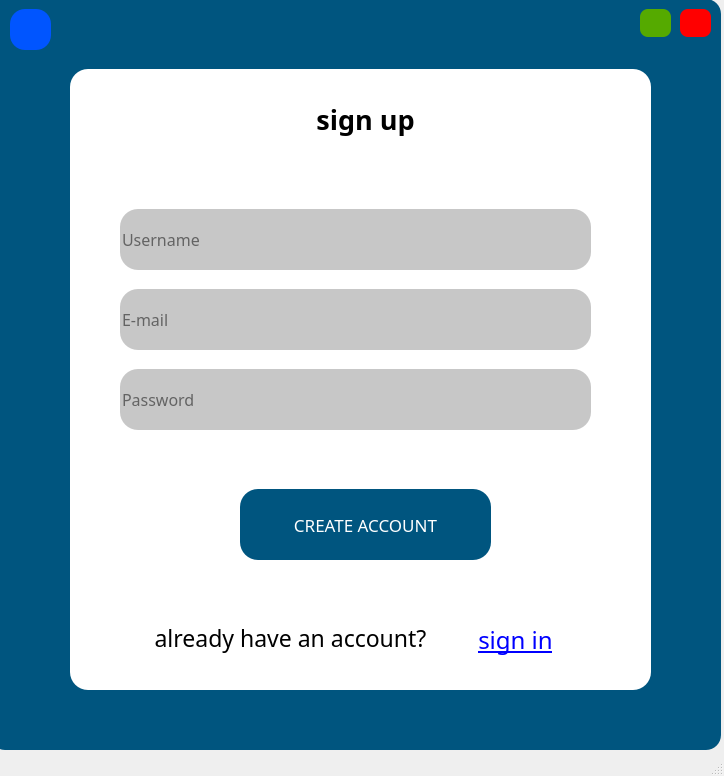
<?xml version="1.0" encoding="UTF-8"?>
<ui version="4.0">
 <class>signup</class>
 <widget class="QMainWindow" name="signup">
  <property name="geometry">
   <rect>
    <x>0</x>
    <y>0</y>
    <width>724</width>
    <height>776</height>
   </rect>
  </property>
  <property name="windowTitle">
   <string>MainWindow</string>
  </property>
  <widget class="QWidget" name="centralwidget">
   <widget class="QFrame" name="frame">
    <property name="geometry">
     <rect>
      <x>-10</x>
      <y>-1</y>
      <width>731</width>
      <height>751</height>
     </rect>
    </property>
    <property name="styleSheet">
     <string notr="true">background-color: rgb(0, 85, 127);
border-radius:15px;</string>
    </property>
    <property name="frameShape">
     <enum>QFrame::StyledPanel</enum>
    </property>
    <property name="frameShadow">
     <enum>QFrame::Raised</enum>
    </property>
    <widget class="QFrame" name="frame_2">
     <property name="geometry">
      <rect>
       <x>80</x>
       <y>70</y>
       <width>581</width>
       <height>621</height>
      </rect>
     </property>
     <property name="font">
      <font>
       <stylestrategy>PreferDefault</stylestrategy>
      </font>
     </property>
     <property name="whatsThis">
      <string/>
     </property>
     <property name="styleSheet">
      <string notr="true">background-color: rgb(255, 255, 255);
border-radius:18px;</string>
     </property>
     <property name="frameShape">
      <enum>QFrame::StyledPanel</enum>
     </property>
     <property name="frameShadow">
      <enum>QFrame::Raised</enum>
     </property>
     <widget class="QLabel" name="label">
      <property name="geometry">
       <rect>
        <x>30</x>
        <y>530</y>
        <width>381</width>
        <height>78</height>
       </rect>
      </property>
      <property name="font">
       <font>
        <family>Segoe UI Light</family>
        <pointsize>17</pointsize>
       </font>
      </property>
      <property name="text">
       <string>already have an account?</string>
      </property>
      <property name="alignment">
       <set>Qt::AlignCenter</set>
      </property>
     </widget>
     <widget class="QPushButton" name="signin">
      <property name="geometry">
       <rect>
        <x>390</x>
        <y>540</y>
        <width>111</width>
        <height>61</height>
       </rect>
      </property>
      <property name="sizePolicy">
       <sizepolicy hsizetype="Minimum" vsizetype="Fixed">
        <horstretch>38</horstretch>
        <verstretch>0</verstretch>
       </sizepolicy>
      </property>
      <property name="font">
       <font>
        <family>Segoe UI Semibold</family>
        <pointsize>18</pointsize>
        <underline>true</underline>
       </font>
      </property>
      <property name="cursor">
       <cursorShape>PointingHandCursor</cursorShape>
      </property>
      <property name="acceptDrops">
       <bool>false</bool>
      </property>
      <property name="toolTip">
       <string/>
      </property>
      <property name="statusTip">
       <string/>
      </property>
      <property name="styleSheet">
       <string notr="true">color: rgb(0, 0, 255);</string>
      </property>
      <property name="text">
       <string>sign in</string>
      </property>
     </widget>
     <widget class="QLabel" name="label_2">
      <property name="geometry">
       <rect>
        <x>200</x>
        <y>20</y>
        <width>191</width>
        <height>61</height>
       </rect>
      </property>
      <property name="font">
       <font>
        <family>Segoe UI Semibold</family>
        <pointsize>20</pointsize>
        <weight>75</weight>
        <bold>true</bold>
       </font>
      </property>
      <property name="text">
       <string>sign up</string>
      </property>
      <property name="alignment">
       <set>Qt::AlignCenter</set>
      </property>
     </widget>
     <widget class="QPushButton" name="pushButton">
      <property name="geometry">
       <rect>
        <x>170</x>
        <y>420</y>
        <width>251</width>
        <height>71</height>
       </rect>
      </property>
      <property name="font">
       <font>
        <family>Raleway</family>
        <pointsize>13</pointsize>
       </font>
      </property>
      <property name="cursor">
       <cursorShape>PointingHandCursor</cursorShape>
      </property>
      <property name="styleSheet">
       <string notr="true">color: rgb(255, 255, 255);
background-color: rgb(0, 85, 127);</string>
      </property>
      <property name="text">
       <string>CREATE ACCOUNT</string>
      </property>
     </widget>
     <widget class="QLineEdit" name="lineEdit">
      <property name="geometry">
       <rect>
        <x>50</x>
        <y>300</y>
        <width>471</width>
        <height>61</height>
       </rect>
      </property>
      <property name="palette">
       <palette>
        <active>
         <colorrole role="Button">
          <brush brushstyle="SolidPattern">
           <color alpha="255">
            <red>199</red>
            <green>199</green>
            <blue>199</blue>
           </color>
          </brush>
         </colorrole>
         <colorrole role="Base">
          <brush brushstyle="SolidPattern">
           <color alpha="255">
            <red>199</red>
            <green>199</green>
            <blue>199</blue>
           </color>
          </brush>
         </colorrole>
         <colorrole role="Window">
          <brush brushstyle="SolidPattern">
           <color alpha="255">
            <red>199</red>
            <green>199</green>
            <blue>199</blue>
           </color>
          </brush>
         </colorrole>
        </active>
        <inactive>
         <colorrole role="Button">
          <brush brushstyle="SolidPattern">
           <color alpha="255">
            <red>199</red>
            <green>199</green>
            <blue>199</blue>
           </color>
          </brush>
         </colorrole>
         <colorrole role="Base">
          <brush brushstyle="SolidPattern">
           <color alpha="255">
            <red>199</red>
            <green>199</green>
            <blue>199</blue>
           </color>
          </brush>
         </colorrole>
         <colorrole role="Window">
          <brush brushstyle="SolidPattern">
           <color alpha="255">
            <red>199</red>
            <green>199</green>
            <blue>199</blue>
           </color>
          </brush>
         </colorrole>
        </inactive>
        <disabled>
         <colorrole role="Button">
          <brush brushstyle="SolidPattern">
           <color alpha="255">
            <red>199</red>
            <green>199</green>
            <blue>199</blue>
           </color>
          </brush>
         </colorrole>
         <colorrole role="Base">
          <brush brushstyle="SolidPattern">
           <color alpha="255">
            <red>199</red>
            <green>199</green>
            <blue>199</blue>
           </color>
          </brush>
         </colorrole>
         <colorrole role="Window">
          <brush brushstyle="SolidPattern">
           <color alpha="255">
            <red>199</red>
            <green>199</green>
            <blue>199</blue>
           </color>
          </brush>
         </colorrole>
        </disabled>
       </palette>
      </property>
      <property name="font">
       <font>
        <family>Raleway</family>
        <pointsize>12</pointsize>
        <weight>50</weight>
        <bold>false</bold>
        <kerning>true</kerning>
       </font>
      </property>
      <property name="cursor">
       <cursorShape>IBeamCursor</cursorShape>
      </property>
      <property name="mouseTracking">
       <bool>true</bool>
      </property>
      <property name="tabletTracking">
       <bool>false</bool>
      </property>
      <property name="toolTip">
       <string>please fill out this field.</string>
      </property>
      <property name="whatsThis">
       <string>password</string>
      </property>
      <property name="styleSheet">
       <string notr="true">background-color: rgb(199, 199, 199);
</string>
      </property>
      <property name="text">
       <string/>
      </property>
      <property name="echoMode">
       <enum>QLineEdit::Password</enum>
      </property>
      <property name="placeholderText">
       <string>Password</string>
      </property>
     </widget>
     <widget class="QLineEdit" name="lineEdit_2">
      <property name="geometry">
       <rect>
        <x>50</x>
        <y>140</y>
        <width>471</width>
        <height>61</height>
       </rect>
      </property>
      <property name="font">
       <font>
        <family>Raleway</family>
        <pointsize>12</pointsize>
       </font>
      </property>
      <property name="toolTip">
       <string>please fill out this field.</string>
      </property>
      <property name="styleSheet">
       <string notr="true">background-color: rgb(199, 199, 199);</string>
      </property>
      <property name="inputMask">
       <string/>
      </property>
      <property name="text">
       <string/>
      </property>
      <property name="dragEnabled">
       <bool>false</bool>
      </property>
      <property name="readOnly">
       <bool>false</bool>
      </property>
      <property name="placeholderText">
       <string>Username</string>
      </property>
      <property name="clearButtonEnabled">
       <bool>false</bool>
      </property>
     </widget>
     <widget class="QLineEdit" name="lineEdit_3">
      <property name="geometry">
       <rect>
        <x>50</x>
        <y>220</y>
        <width>471</width>
        <height>61</height>
       </rect>
      </property>
      <property name="font">
       <font>
        <family>Raleway</family>
        <pointsize>12</pointsize>
       </font>
      </property>
      <property name="toolTip">
       <string>please fill out this field.</string>
      </property>
      <property name="styleSheet">
       <string notr="true">background-color: rgb(199, 199, 199);
</string>
      </property>
      <property name="inputMask">
       <string/>
      </property>
      <property name="text">
       <string/>
      </property>
      <property name="placeholderText">
       <string>E-mail</string>
      </property>
     </widget>
    </widget>
    <widget class="QPushButton" name="min">
     <property name="geometry">
      <rect>
       <x>650</x>
       <y>10</y>
       <width>31</width>
       <height>28</height>
      </rect>
     </property>
     <property name="cursor">
      <cursorShape>PointingHandCursor</cursorShape>
     </property>
     <property name="toolTip">
      <string>minimize</string>
     </property>
     <property name="styleSheet">
      <string notr="true">background-color: rgb(85, 170, 0);
border-radius:8px;</string>
     </property>
     <property name="text">
      <string/>
     </property>
    </widget>
    <widget class="QPushButton" name="close">
     <property name="geometry">
      <rect>
       <x>690</x>
       <y>10</y>
       <width>31</width>
       <height>28</height>
      </rect>
     </property>
     <property name="cursor">
      <cursorShape>PointingHandCursor</cursorShape>
     </property>
     <property name="toolTip">
      <string>close</string>
     </property>
     <property name="styleSheet">
      <string notr="true">background-color: rgb(255, 0, 0);
border-radius:8px;</string>
     </property>
     <property name="text">
      <string/>
     </property>
    </widget>
    <widget class="QPushButton" name="back">
     <property name="geometry">
      <rect>
       <x>20</x>
       <y>10</y>
       <width>41</width>
       <height>41</height>
      </rect>
     </property>
     <property name="cursor">
      <cursorShape>PointingHandCursor</cursorShape>
     </property>
     <property name="toolTip">
      <string>Click to go back</string>
     </property>
     <property name="styleSheet">
      <string notr="true">background-color: rgb(0, 85, 255);</string>
     </property>
     <property name="text">
      <string/>
     </property>
     <property name="icon">
      <iconset>
       <normaloff>../Pictures/icons8-return-100.png</normaloff>../Pictures/icons8-return-100.png</iconset>
     </property>
     <property name="iconSize">
      <size>
       <width>27</width>
       <height>50</height>
      </size>
     </property>
    </widget>
   </widget>
  </widget>
  <widget class="QStatusBar" name="statusbar"/>
 </widget>
 <resources/>
 <connections>
  <connection>
   <sender>close</sender>
   <signal>clicked()</signal>
   <receiver>signup</receiver>
   <slot>close()</slot>
   <hints>
    <hint type="sourcelabel">
     <x>1094</x>
     <y>22</y>
    </hint>
    <hint type="destinationlabel">
     <x>559</x>
     <y>432</y>
    </hint>
   </hints>
  </connection>
  <connection>
   <sender>min</sender>
   <signal>clicked()</signal>
   <receiver>signup</receiver>
   <slot>showMinimized()</slot>
   <hints>
    <hint type="sourcelabel">
     <x>1054</x>
     <y>22</y>
    </hint>
    <hint type="destinationlabel">
     <x>559</x>
     <y>432</y>
    </hint>
   </hints>
  </connection>
 </connections>
</ui>
